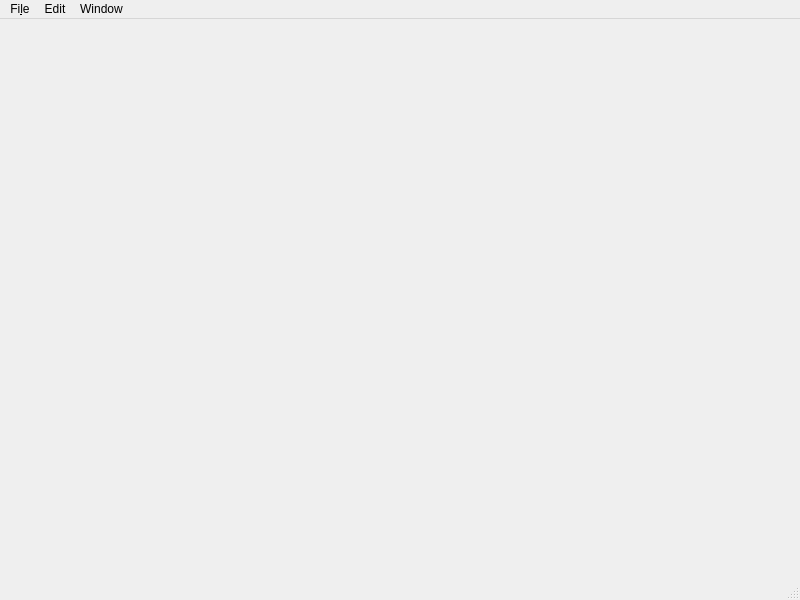
<?xml version="1.0" encoding="UTF-8"?>
<ui version="4.0">
 <class>QxrdAnalysisWindow</class>
 <widget class="QMainWindow" name="QxrdAnalysisWindow">
  <property name="geometry">
   <rect>
    <x>0</x>
    <y>0</y>
    <width>800</width>
    <height>600</height>
   </rect>
  </property>
  <property name="windowTitle">
   <string>MainWindow</string>
  </property>
  <widget class="QWidget" name="centralwidget"/>
  <widget class="QMenuBar" name="menubar">
   <property name="geometry">
    <rect>
     <x>0</x>
     <y>0</y>
     <width>800</width>
     <height>24</height>
    </rect>
   </property>
   <widget class="QMenu" name="m_FileMenu">
    <property name="title">
     <string>Fi&amp;le</string>
    </property>
   </widget>
   <widget class="QMenu" name="m_EditMenu">
    <property name="title">
     <string>Edit</string>
    </property>
   </widget>
   <widget class="QMenu" name="m_WindowMenu">
    <property name="title">
     <string>Window</string>
    </property>
   </widget>
   <addaction name="m_FileMenu"/>
   <addaction name="m_EditMenu"/>
   <addaction name="m_WindowMenu"/>
  </widget>
  <widget class="QStatusBar" name="statusbar"/>
 </widget>
 <resources/>
 <connections/>
</ui>
